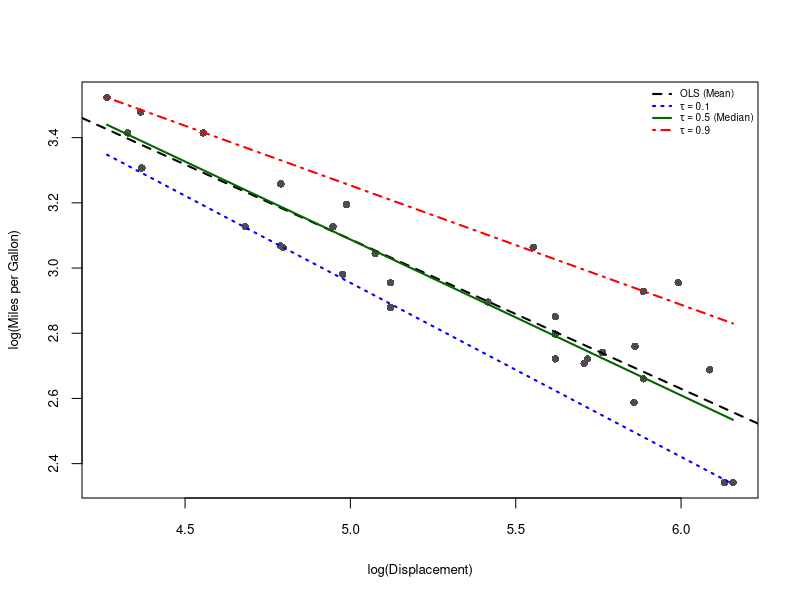
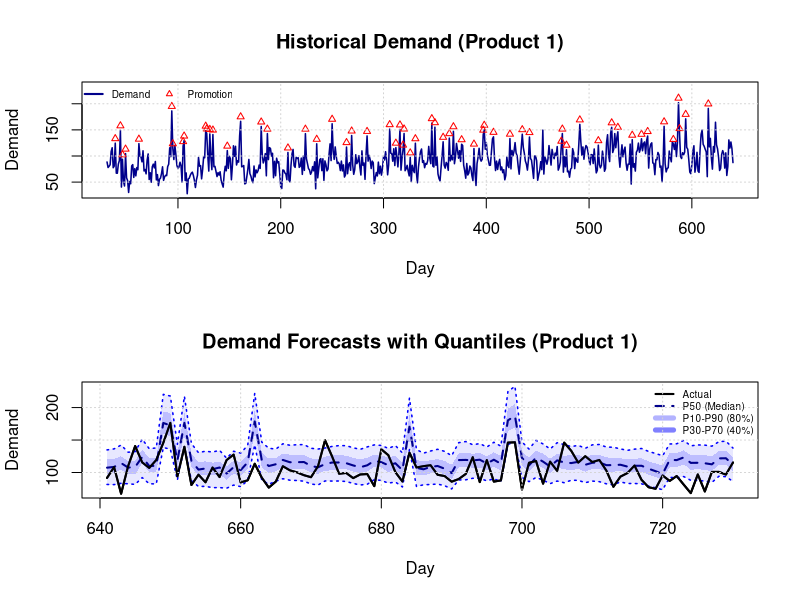
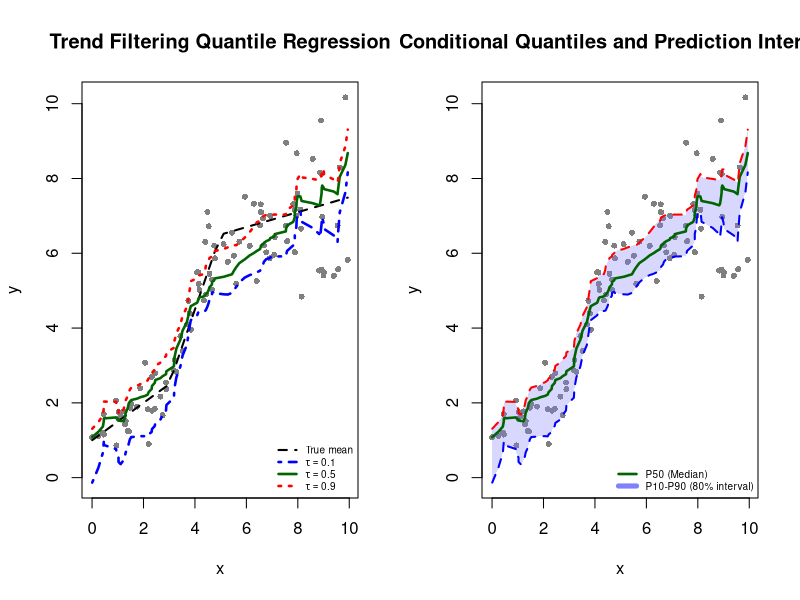

Write the R code that produced these figures, in order.
## ---- chunk 1
#| cache: true
#| echo: true

# Define the check loss (pinball loss) function
check_loss <- function(u, tau) {
    # rho_tau(u) = u * (tau - I(u < 0))
    u * (tau - (u < 0))
}

# Objective function: sum of check losses for quantile regression
quantile_objective <- function(beta, X, y, tau) {
    y_pred <- X %*% beta
    residuals <- y - y_pred
    sum(check_loss(residuals, tau))
}

# Prepare data
X <- cbind(1, log(mtcars$disp)) # Design matrix with intercept
y <- log(mtcars$mpg)
## ---- chunk 2
#| cache: true
#| fig-cap: "Quantile regression on mtcars dataset. The relationship between engine displacement and fuel efficiency varies across quantiles, revealing heteroskedasticity in the data."
#| label: fig-plot-mtcars

# Fit quantile regression models using optim()
quantiles <- c(0.1, 0.5, 0.9)
results <- list()

for (tau in quantiles) {
    # Initial values (use OLS estimates as starting point)
    ols_fit <- lm(log(mpg) ~ log(disp), data = mtcars)
    beta_init <- coef(ols_fit)

    # Optimize using BFGS (quasi-Newton method)
    # The check loss is non-differentiable at zero, so BFGS, which assumes a
    # smooth objective, only approximates the minimum
    optim_result <- optim(
        par = beta_init,
        fn = quantile_objective,
        X = X,
        y = y,
        tau = tau,
        method = "BFGS"
    )

    results[[as.character(tau)]] <- list(
        coefficients = optim_result$par,
        value = optim_result$value,
        convergence = optim_result$convergence
    )
}

# Also fit OLS for comparison
ols_model <- lm(log(mpg) ~ log(disp), data = mtcars)

# Create visualization
plot(log(mtcars$disp), log(mtcars$mpg),
    pch = 16, col = "gray30",
    xlab = "log(Displacement)",
    ylab = "log(Miles per Gallon)", cex.lab = 0.8, cex.axis = 0.8, cex.main = 0.8
)

# Add regression lines
disp_range <- seq(min(log(mtcars$disp)), max(log(mtcars$disp)), length.out = 100)

# OLS line
abline(ols_model, col = "black", lwd = 2, lty = 2)

# Quantile regression lines
colors <- c("blue", "darkgreen", "red")
for (i in seq_along(quantiles)) {
    tau <- quantiles[i]
    beta <- results[[as.character(tau)]]$coefficients
    # Predicted values: y = beta_0 + beta_1 * x
    pred <- beta[1] + beta[2] * disp_range
    lines(disp_range, pred, col = colors[i], lwd = 2, lty = c(3, 1, 4)[i])
}

# Add legend
legend("topright",
    legend = c(
        "OLS (Mean)",
        expression(tau == 0.1),
        expression(tau == 0.5 ~ "(Median)"),
        expression(tau == 0.9)
    ),
    col = c("black", colors), lty = c(2, 3, 1, 4),
    lwd = 2, bg = "white", bty = "n", cex = 0.6
)
## ---- chunk 3
#| code-fold: true
#| code-summary: "Quantile regression results"
#| label: tbl-quantile-regression-results
#| tbl-cap: "Quantile regression results."
# Print model summaries
# Create results table
results_table <- data.frame(
    Model = character(),
    Intercept = numeric(),
    Slope = numeric(),
    stringsAsFactors = FALSE
)

# Add quantile regression results
for (tau in quantiles) {
    results_table <- rbind(results_table, data.frame(
        Model = sprintf("Quantile tau = %.1f", tau),
        Intercept = results[[as.character(tau)]]$coefficients[1],
        Slope = results[[as.character(tau)]]$coefficients[2]
    ))
}

# Add OLS results
results_table <- rbind(results_table, data.frame(
    Model = "OLS (Mean)",
    Intercept = coef(ols_model)[1],
    Slope = coef(ols_model)[2]
))

# Display as kable table
knitr::kable(results_table,
    digits = 4,
    caption = "Quantile Regression Results: Fuel Efficiency vs. Engine Displacement",
    col.names = c("Model", "Intercept", "Slope")
)
## ---- chunk 4
#| code-fold: true
#| code-summary: "Demand forecasting with linear quantile regression"
#| cache: true
#| warning: false
#| message: false
#| fig-cap: "Demand forecasting with linear quantile regression. Top: Historical demand with trend and seasonality. Bottom: Out-of-sample forecasts showing P10, P50, P90 quantiles (fan chart)."
#| fig-width: 5.5
#| fig-height: 4.4

# Load required libraries
library(quantreg) # For quantile regression
library(ggplot2)
library(dplyr)
library(tidyr)

# Set seed for reproducibility
set.seed(42)

# Generate synthetic demand data for multiple products
generate_demand_data <- function(n_days = 365 * 2, n_products = 5) {
    days <- 1:n_days

    # Create data frame
    data_list <- lapply(1:n_products, function(p) {
        # Base parameters varying by product
        base_demand <- 50 + p * 20
        trend <- 0.05 * p

        # Seasonal components
        weekly_pattern <- 10 * sin(2 * pi * days / 7 + p)
        monthly_pattern <- 15 * sin(2 * pi * days / 30.5 + p * 0.5)

        # Promotional effect (random promotions)
        promo <- rbinom(n_days, 1, 0.1) # 10% of days have promotions
        promo_effect <- promo * (30 + 20 * p)

        # Trend + seasonality + promotions + noise
        mu <- base_demand + trend * days + weekly_pattern + monthly_pattern + promo_effect

        # Heteroskedastic noise (variance increases with demand)
        sigma <- 5 + 0.1 * mu
        demand <- pmax(0, rnorm(n_days, mu, sigma)) # Demand can't be negative

        data.frame(
            product = paste0("Product_", p),
            day = days,
            demand = demand,
            promo = promo,
            day_of_week = (days %% 7) + 1,
            day_of_month = ((days - 1) %% 30) + 1
        )
    })

    do.call(rbind, data_list)
}

# Generate data
demand_data <- generate_demand_data(n_days = 365 * 2, n_products = 3)

# Create lagged features
demand_data <- demand_data %>%
    group_by(product) %>%
    arrange(day) %>%
    mutate(
        lag_1 = lag(demand, 1, default = NA),
        lag_7 = lag(demand, 7, default = NA),
        lag_30 = lag(demand, 30, default = NA)
    ) %>%
    ungroup() %>%
    filter(!is.na(lag_30)) # Remove rows with NA lags

# Train/test split
train_days <- max(demand_data$day) - 90
train_data <- demand_data %>% filter(day <= train_days)
test_data <- demand_data %>% filter(day > train_days)

# Quantile regression for multiple quantiles
quantiles <- c(0.1, 0.3, 0.5, 0.7, 0.9)
models <- list()

# cat("Training quantile regression models...\n")
for (q in quantiles) {
    # cat(sprintf("  Quantile %.2f...\n", q))
    models[[as.character(q)]] <- rq(
        demand ~ product + day + promo + day_of_week + day_of_month +
            lag_1 + lag_7 + lag_30,
        tau = q,
        data = train_data
    )
}

# Generate predictions for test set
predictions <- test_data
for (q in quantiles) {
    col_name <- paste0("q_", gsub("\\.", "", sprintf("%.2f", q)))
    predictions[[col_name]] <- predict(models[[as.character(q)]], newdata = test_data)
}

# Calculate prediction intervals and coverage
predictions <- predictions %>%
    mutate(
        in_80_interval = (demand >= q_010 & demand <= q_090),
        in_60_interval = (demand >= q_030 & demand <= q_070)
    )

# Calculate metrics
coverage_80 <- mean(predictions$in_80_interval, na.rm = TRUE)
coverage_60 <- mean(predictions$in_60_interval, na.rm = TRUE)
mae_median <- mean(abs(predictions$demand - predictions$q_050), na.rm = TRUE)

# cat(sprintf("\nForecast Performance:\n"))
# cat(sprintf("  80%% interval coverage: %.1f%% (target: 80%%)\n", coverage_80 * 100))
# cat(sprintf("  40%% interval coverage: %.1f%% (target: 40%%)\n", coverage_60 * 100))
# cat(sprintf("  Median absolute error: %.2f units\n", mae_median))

# Visualization
par(mfrow = c(2, 1))

# Plot 1: Training data for one product
product_1_train <- train_data %>% filter(product == "Product_1")
rng <- range(product_1_train$demand)
plot(product_1_train$day, product_1_train$demand,
    type = "l", lwd = 1.5, col = "darkblue",
    xlab = "Day", ylab = "Demand",
    ylim = c(rng[1], rng[2] + 0.18 * diff(rng)),
    main = "Historical Demand (Product 1)"
)
points(product_1_train$day[product_1_train$promo == 1],
    product_1_train$demand[product_1_train$promo == 1] + 0.05 * diff(rng),
    col = "red", pch = 2, cex = 0.7
)
legend("topleft",
    legend = c("Demand", "Promotion"),
    col = c("darkblue", "red"), lwd = c(2, NA), pch = c(NA, 2), horiz = TRUE,
    bty = "n", cex = 0.6
)
grid()

# Plot 2: Forecasts with quantiles (fan chart)
product_1_test <- predictions %>% filter(product == "Product_1")
plot(product_1_test$day, product_1_test$demand,
    type = "l", lwd = 2, col = "black",
    xlab = "Day", ylab = "Demand",
    main = "Demand Forecasts with Quantiles (Product 1)",
    ylim = range(c(product_1_test$q_010, product_1_test$q_090, product_1_test$demand))
)

# Add prediction intervals
polygon(c(product_1_test$day, rev(product_1_test$day)),
    c(product_1_test$q_010, rev(product_1_test$q_090)),
    col = rgb(0.7, 0.7, 1, 0.3), border = NA
)
polygon(c(product_1_test$day, rev(product_1_test$day)),
    c(product_1_test$q_030, rev(product_1_test$q_070)),
    col = rgb(0.5, 0.5, 1, 0.4), border = NA
)

# Add quantile lines
lines(product_1_test$day, product_1_test$q_010, col = "blue", lty = 3, lwd = 1.5)
lines(product_1_test$day, product_1_test$q_050, col = "darkblue", lty = 2, lwd = 2)
lines(product_1_test$day, product_1_test$q_090, col = "blue", lty = 3, lwd = 1.5)

# Actual demand
lines(product_1_test$day, product_1_test$demand, col = "black", lwd = 2)

legend("topright",
    legend = c("Actual", "P50 (Median)", "P10-P90 (80%)", "P30-P70 (40%)"),
    col = c("black", "darkblue", rgb(0.7, 0.7, 1), rgb(0.5, 0.5, 1)),
    lwd = c(2, 2, 5, 5), lty = c(1, 2, 1, 1),
    bty = "n", cex = 0.6
)
grid()
par(mfrow = c(1, 1))
## ---- chunk 5
#| code-fold: true
#| code-summary: "Trend filtering for nonlinear quantile regression"
#| cache: true
#| label: fig-trend-filtering-quantile
#| fig-cap: "Nonlinear quantile regression via trend filtering. The method adapts to both smooth regions and sharp transitions while estimating conditional quantiles."
#| fig-width: 5.5
#| fig-height: 2.4

# Set seed for reproducibility
set.seed(123)

# Generate nonlinear synthetic data with heteroskedasticity
n <- 100
x <- sort(runif(n, 0, 10))

# True function with different regimes
f_true <- ifelse(x < 3, 1 + 0.5 * x,
    ifelse(x < 5, 2.5 + 2 * (x - 3),
        6.5 + 0.2 * (x - 5)
    )
)

# Heteroskedastic noise that increases with x
sigma <- 0.3 + 0.1 * x
y <- f_true + rnorm(n, 0, sigma)

# Define second-order difference operator
D2 <- function(n) {
    D <- matrix(0, n - 2, n)
    for (i in 1:(n - 2)) {
        D[i, i:(i + 2)] <- c(1, -2, 1)
    }
    return(D)
}

# Trend filtering objective function for quantile regression
trend_filter_obj <- function(f, y, lambda, tau, D) {
    # Check loss
    residuals <- y - f
    quantile_loss <- sum(residuals * (tau - (residuals < 0)))

    # L1 penalty on second differences
    penalty <- lambda * sum(abs(D %*% f))

    return(quantile_loss + penalty)
}

# Fit trend filtering for multiple quantiles using optim
# For better performance, we use BFGS with box constraints
quantiles <- c(0.1, 0.5, 0.9)
lambda <- 2.0 # Smoothing parameter
D <- D2(n)

results_tf <- list()

for (tau in quantiles) {
    # Initialize with linear quantile regression
    X_init <- cbind(1, x)
    init_fit <- lm(y ~ x)
    f_init <- predict(init_fit)

    # Optimize using L-BFGS-B
    opt_result <- optim(
        par = f_init,
        fn = trend_filter_obj,
        y = y,
        lambda = lambda,
        tau = tau,
        D = D,
        method = "L-BFGS-B"
    )

    results_tf[[as.character(tau)]] <- opt_result$par
}

# Visualization
par(mfrow = c(1, 2))

# Left panel: Data and trend filtering estimates
plot(x, y,
    pch = 16, col = "gray50", cex = 0.8,
    xlab = "x", ylab = "y", ylim = range(c(y, unlist(results_tf))),
    main = "Trend Filtering Quantile Regression"
)

# True function
lines(x, f_true, col = "black", lwd = 2, lty = 2)

# Quantile estimates
colors <- c("blue", "darkgreen", "red")
for (i in seq_along(quantiles)) {
    tau <- quantiles[i]
    lines(x, results_tf[[as.character(tau)]],
        col = colors[i], lwd = 2.5, lty = c(4, 1, 3)[i]
    )
}

legend("bottomright",
    legend = expression("True mean", tau == 0.1, tau == 0.5, tau == 0.9),
    col = c("black", colors),
    lty = c(2, 4, 1, 3),
    lwd = c(2, 2.5, 2.5, 2.5),
    bg = "white",
    bty = "n",
    cex = 0.6
)

# Right panel: Uncertainty quantification
plot(x, y,
    pch = 16, col = "gray50", cex = 0.8,
    xlab = "x", ylab = "y", ylim = range(c(y, unlist(results_tf))),
    main = "Conditional Quantiles and Prediction Intervals"
)

# Fill prediction intervals
polygon(c(x, rev(x)),
    c(results_tf[["0.1"]], rev(results_tf[["0.9"]])),
    col = rgb(0.5, 0.5, 1, 0.3), border = NA
)

# Quantile curves
lines(x, results_tf[["0.1"]], col = "blue", lwd = 2, lty = 2)
lines(x, results_tf[["0.5"]], col = "darkgreen", lwd = 2.5)
lines(x, results_tf[["0.9"]], col = "red", lwd = 2, lty = 2)

legend("bottomright",
    legend = c("P50 (Median)", "P10-P90 (80% interval)"),
    col = c("darkgreen", rgb(0.5, 0.5, 1)),
    lwd = c(2.5, 5),
    bg = "white",
    bty = "n",
    cex = 0.6
)
par(mfrow = c(1, 1))

# Calculate empirical coverage
# coverage <- mean(y >= results_tf[["0.1"]] & y <= results_tf[["0.9"]])
# cat(sprintf("\nEmpirical 80%% interval coverage: %.1f%%\n", coverage * 100))
